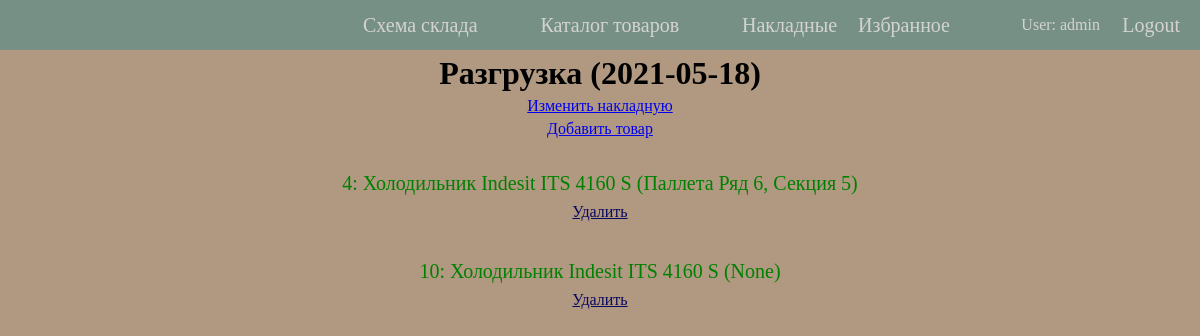
The app's page /wms/bills/68674874867 (signed in) with its own data.
### wms/models.py (models this page shows, shortened)
class Bill(models.Model):
    number = models.PositiveSmallIntegerField(help_text='Number of the bill', primary_key=True)
    OPERATION_TYPES = [
        ('arr', 'Поставка'),
        ('dep', 'Разгрузка'),
        ('ord', 'Заказ'),
    ]
    operation = models.CharField(
        max_length=3,
        choices=OPERATION_TYPES,
        default='dep',
        help_text='Type of operation'
    )
    date = models.DateField(help_text="DD.MM.YYYY", blank=True, null=True)
    def __str__(self):
        if self.date:
            return f"{dict(self.OPERATION_TYPES)[self.operation]} ({self.date})"
        return f"{dict(self.OPERATION_TYPES)[self.operation]}"

class GoodInstance(models.Model):
    goodinstance_id = models.AutoField(primary_key=True)
    good = models.ForeignKey(Good, on_delete=models.PROTECT)
    manufactured = models.DateField(null=True, blank=True, help_text="DD.MM.YYYY")
    best_before = models.DateField('Best before', null=True, blank=True, help_text="DD.MM.YYYY")
    bill = models.ManyToManyField('Bill', blank=True)
    place = models.ForeignKey('Place', on_delete=models.RESTRICT, blank=True, null=True)
    def __str__(self):
        return f"{self.goodinstance_id}: {self.good.article} ({self.place})"

class Good(models.Model):
    good_id = models.AutoField(primary_key=True)
    barcode = models.CharField(max_length=128, null=True, help_text="Product barcode")
    article = models.CharField(max_length=128, blank=True, help_text="Name of product", unique=True)
    description = models.TextField(max_length=1000, help_text="Description of product")
    manufacturer = models.CharField(max_length=128, blank=True, help_text="Manufacturer name (e.g. BOSCH, Samsung)")
    model = models.CharField('Model', max_length=128, blank=True, help_text="Model of the product")
    length = models.PositiveSmallIntegerField(help_text="Length of the product (in cm)", default=0)
    width = models.PositiveSmallIntegerField(help_text="Width of the product (in cm)", default=0)
    height = models.PositiveSmallIntegerField(help_text="Height of the product (in cm)", default=0, blank=True)
    weight = models.DecimalField(
        max_digits=8,
        decimal_places=3,
        help_text="Weight of a good (in kg)"
    )
    price = models.DecimalField(max_digits=10, decimal_places=2, help_text="Price of a good (in rubles)")
    fragile = models.BooleanField(default=False)
    favorites = models.ManyToManyField(User, blank=True)
    class Meta:
        ordering = ['article']

class Place(models.Model):
    place_id = models.AutoField(primary_key=True)
    cell = models.ForeignKey(Cell, on_delete=models.RESTRICT)
    level = models.PositiveSmallIntegerField(help_text="Level of the place", default=0)
    length = models.PositiveSmallIntegerField(help_text="Length of the place (in cm)")
    width = models.PositiveSmallIntegerField(help_text="Width of the place (in cm)")
    height = models.PositiveSmallIntegerField(help_text="Height of the place (in cm)", blank=True, default=0)
    max_weight = models.DecimalField(
        max_digits=7,
        decimal_places=2,
        help_text="Maximum available weight on the place (in kg)"
    )
    def __str__(self):
        if self.cell.row.storage == 'HRS':
            return f"{self.cell}, Уровень {self.level}"
        else:
            return f"{self.cell}"
    class Meta:
        ordering = ['level']

class Cell(models.Model):
    cell_id = models.AutoField(primary_key=True)
    row = models.ForeignKey(Row, on_delete=models.CASCADE)
    section = models.PositiveSmallIntegerField('Section', help_text="Vertical section number on a warehouse scheme")
    def __str__(self):
        return f'{self.row}, Секция {self.section}'
    class Meta:
        ordering = ['row', 'section']

class Row(models.Model):
    number = models.PositiveSmallIntegerField(help_text="Number of cell's row on a warehouse scheme", primary_key=True)
    STORAGE_TYPES = [
        ('HRS', 'Стеллаж'),
        ('PAL', 'Паллета'),
    ]
    storage = models.CharField(
        max_length=3,
        choices=STORAGE_TYPES,
        default='HRS',
        help_text='Type of storage (e.g. High Rack Storage, Pallet)'
    )
    def __str__(self):
        return f"{dict(self.STORAGE_TYPES)[self.storage]} Ряд {self.number}"
    class Meta:
        ordering = ['number']

### wms/views.py (the view, shortened to what this page needs)
# urls.py: path('bills/<int:pk>', views.BillDetailView.as_view(), name='bill-detail'),
class BillDetailView(PermissionRequiredMixin, generic.DetailView):
    model = Bill
    permission_required = 'wms.view_bill'

### wms/templates/wms/bill_detail.html (shortened to what this page needs)
{% extends "base_template.html" %}
{% block content %}
    <h1 class="info-title">{{ bill }}</h1>
    {% if perms.wms.change_bill %}
    <a class="info-title" href="{% url 'edit-bill' bill.pk %}">Изменить накладную</a>
    {% endif %}
    <a class="info-title" href="
{% if bill.operation == 'arr' %} {% url 'create-goodinstance' %}
{% else %}{% url 'add-good' bill.pk %}{% endif %}">
        Добавить товар</a>
{% if bill.goodinstance_set.all %}
    <ul class="info-list">
    {% for good_instance in bill.goodinstance_set.all %}
    <li class="in-stock">
        <a class="info-title" href="{% url 'goodinstance-detail' good_instance.pk %}">{{ good_instance }}</a>
    </li>
        <a class="remove-link" href="{% url 'remove-good' bill.pk good_instance.pk %}">Удалить</a>
    {% endfor %}
    </ul>
    {% else %}<p class="empty-text">В этой накладной нет товаров.</p>
{% endif %}
{% endblock %}

### wms/templates/base_template.html (shortened to what this page needs)
<!DOCTYPE html>
<html lang="ru">
<head>
    {% load static %}
    <link rel="stylesheet" href="{% static 'css/styles.css' %}">
</head>
<body>
    <div class="header">
        <ul class="nav">
            {% if user.is_authenticated %}
                <li class="menu-item"><a href="{% url 'logout'%}?next={{request.path}}">Logout</a></li>
                {% load user_tags %}
                <li class="menu-item"><p>User: {{ user.get_username }} </p></li>
                <li class="menu-item"><a href="{% url 'favorites'%}">Избранное</a></li>
            {% else %}
                <li class="menu-item"><a href="{% url 'login' %}?next={{request.path}}">Login</a></li>
                <li class="menu-item"></li>
                <li class="menu-item"></li>
            {% endif %}
            <li class="menu-item"><a href="{% url 'index' %}">Схема склада</a></li>
            <li class="menu-item"><a href="{% url 'goods' %}">Каталог товаров</a></li>
            {% if perms.wms.view_bill %}
                <li class="menu-item"><a href="{% url 'bills' %}">Накладные</a></li>
            {% elif request.user.is_authenticated %}
                <li class="menu-item"><a href="{% url 'cart' %}">Корзина</a></li>
            {% endif %}
        </ul>
    </div>
        {% block content %}{% endblock %}
</body>
</html>

### wms/static/css/styles.css (style rules this page uses)
* { margin: 0; padding: 0; }
body { background-color: #b09980; }
.header { display: flex; justify-content: center; height: 50px; background: #6f8f86de; }
.nav { display: flex; justify-content: space-evenly; align-items: center; width: 50%; }
.menu-item { display: flex; list-style: none; }
.menu-item:nth-child(1) { right: 20px; position: absolute; }
.menu-item:nth-child(2) { right: 100px; position: absolute; }
.menu-item:nth-child(3) { right: 250px; position: absolute; }
.menu-item > a, h1 > a { display: block; text-decoration: none; font-size: 20px; line-height: 45px; }
.menu-item > a, .menu-item > p { color: lightgray; }
.info-title, .instances-header, .good-description, .empty-text { display: flex; justify-content: center; text-align: center; margin: 5px 0; width: 100%; }
.info-list { display: flex; flex-flow: column; align-items: center; margin: 0 20px; list-style: none; }
.in-stock, .out-of-stock { display: flex; flex-flow: column; justify-content: center; line-height: 30px; font-size: 20px; margin: 20px 0; }
.in-stock > a { color: green; text-decoration: none; }
.remove-link { margin-top: -20px; margin-bottom: 10px; color: #0a085e; }

### records on screen
Bill: date+operation "Разгрузка (2021-05-18)"
GoodInstance: goodinstance_id+good+place "4: Холодильник Indesit ITS 4160 S (Паллета Ряд 6, Секция 5)"
GoodInstance: goodinstance_id+good+place "10: Холодильник Indesit ITS 4160 S (None)"

### other values on screen
{{ user.get_username }} "admin"
